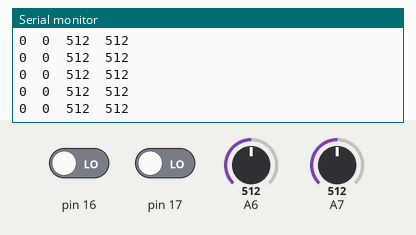
A sketch run on a simulated Arduino Nano, built with avr-gcc and run on an emulated ATmega328P. On the bench: the last lines printed to the serial monitor. The test bench sets the inputs (shaded band); at power-on: A6 = 512, A7 = 512, pin 16 LOW, pin 17 LOW.

Above: at 1.2 s.
1.3 s: A6 set to 716
At 1.31 s:
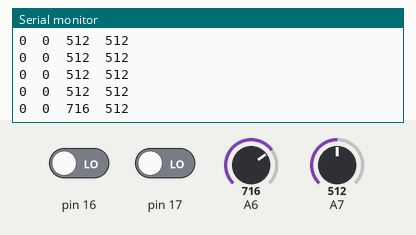
2.8 s: A7 set to 716
At 2.82 s:
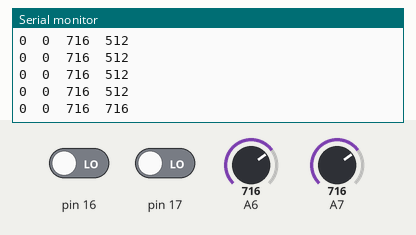
4.3 s: pin 16 driven HIGH
At 4.44 s:
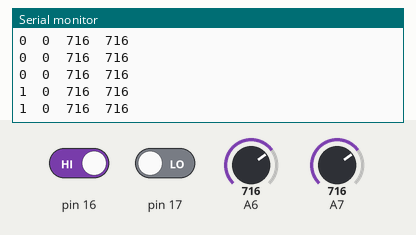
5.8 s: pin 17 driven HIGH
At 5.85 s:
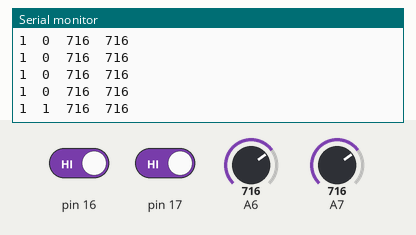
7.3 s: A6 set to 900
At 7.36 s:
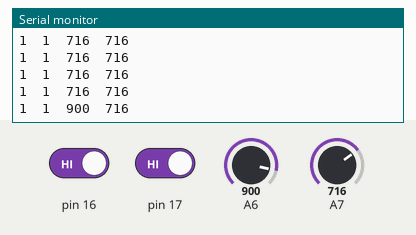
8.8 s: A7 set to 900
At 8.87 s:
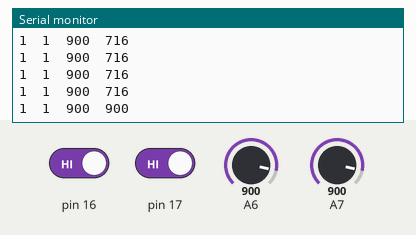
Timing chart, 0 to 11.3 s (numbered marks = the images above; inputs shaded):
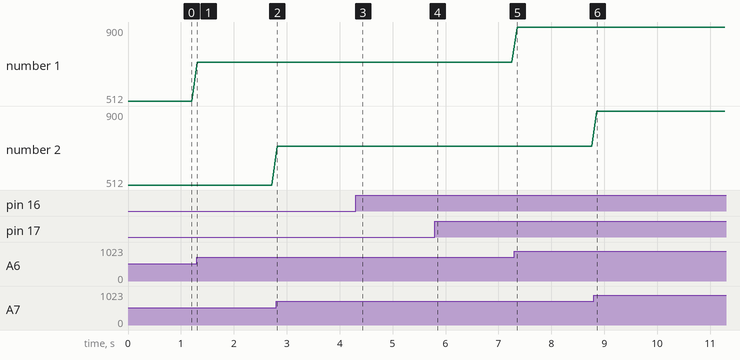

The sketch:

07_switch.ino
```cpp
#include "HardwareSerial.h"
#include <Arduino.h>

void setup() {
  pinMode(16, INPUT);
  pinMode(17, INPUT);
  pinMode(A6, INPUT);
  pinMode(A7, INPUT);
  Serial.begin(9600);
}

/*
 *          SW3 (A6)
 *             |
 *             o
 * SW1 (A2)--o   o-- SW2 (A3)
 *     (16)    o         (17)
 *             |
 *          SW4 (A7)
 */

void loop() {
  int sw1 = digitalRead(16);
  int sw2 = digitalRead(17);
  int sw3 = analogRead(A6);
  int sw4 = analogRead(A7);

  Serial.print(sw1);
  Serial.print('\t');
  Serial.print(sw2);
  Serial.print('\t');
  Serial.print(sw3);
  Serial.print('\t');
  Serial.println(sw4);

  delay(100);
}
```

Measured:
- after the input at 1.3 s, the serial monitor: prints a new line at once (image 1)
- after the input at 2.8 s, the serial monitor: prints a new line at once (image 2)
- after the input at 4.3 s, the serial monitor: prints a new line at once (image 3)
- after the input at 5.8 s, the serial monitor: prints a new line at once (image 4)
- after the input at 7.3 s, the serial monitor: prints a new line after 0.05 s (image 5)
- after the input at 8.8 s, the serial monitor: prints a new line after 0.06 s (image 6)
- plotted number 1: 512 → 716 after the input at 1.3 s, 716 → 900 after the input at 7.3 s
